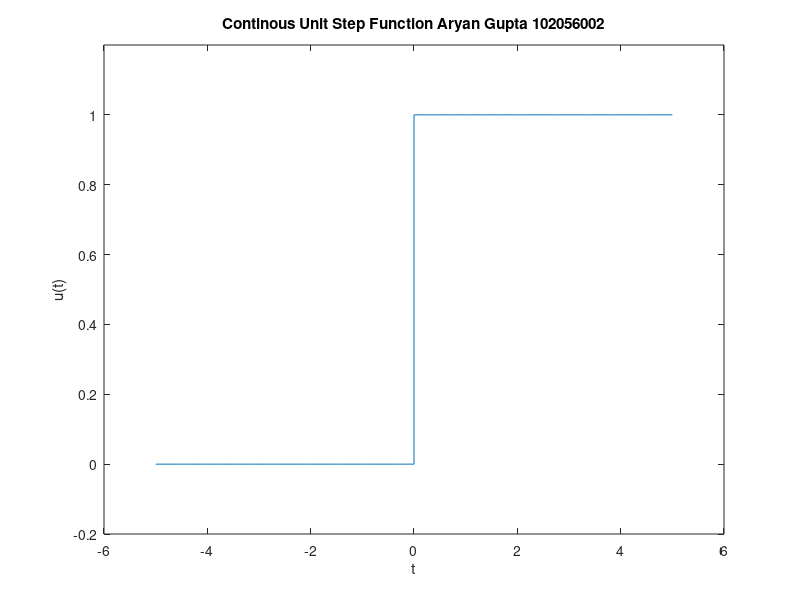

This figure's MATLAB source:
clc;
clear

t1=-5:0.1:0; %creating vector from -5 to 0 with 0.1 uits space
t2=0:0.1:5;  %creating vector from 0 to 5 with 0.1 uits space

y1 = zeros(size(t1)); %creating a vector of 0s of the size t1
y2 = ones(size(t2)); %creating a vector of 1s of the size t2

t =[t1 t2]; %concationation of t
y =[y1 y2]; % concatiantion of y


plot (t,y); %plot
xlabel('t')
ylabel('u(t)')
title('Continous Unit Step Function Aryan Gupta 102056002')
ylim([-0.2,1.2]); % to make the y limits visible
